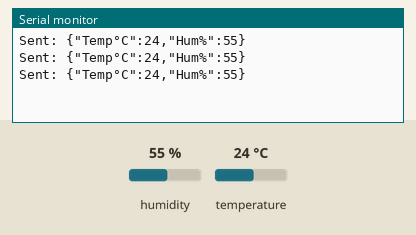
This sketch was run on a simulated Arduino Uno, built with avr-gcc and run on an emulated ATmega328P. Shown: the last lines printed to the serial monitor. The test bench sets the inputs (shaded band); at power-on: humidity 55 %, temperature 24 °C. No radio packets arrive unless stated.

Above: at 2.9 s.
3.0 s: humidity set to 22 %
At 5.8 s:
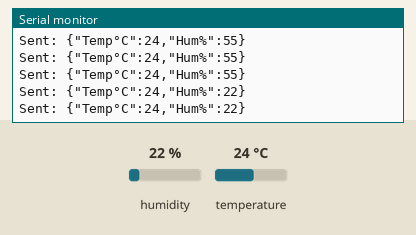
5.9 s: temperature set to 12 °C
At 7.4 s:
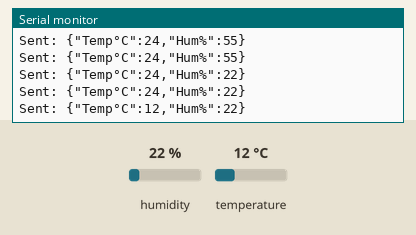
8.8 s: humidity set to 40 %
At 8.8 s:
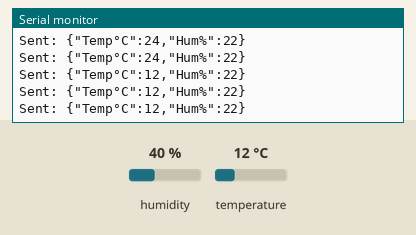
Timing chart, 0 to 11.8 s (numbered marks = the images above; inputs shaded):
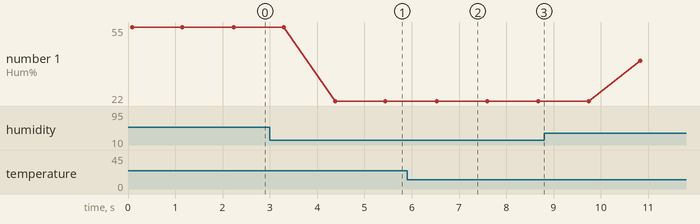

Measured:
- after the input at 3.0 s, the serial monitor: prints a new line after 1.4 s (image 1)
- after the input at 5.9 s, the serial monitor: prints a new line after 0.63 s (image 2)
- plotted number 1: 55 → 22 after the input at 3.0 s, 22 → 40 after the input at 8.8 s

The sketch:

Arduino_DHT11_433Mhz.ino
```cpp
#include <Adafruit_Sensor.h>
#include <ArduinoJson.h>
#include <RH_ASK.h>
#include <SPI.h>
#include <DHT.h>

#define DHT_PIN A0
#define DHT_TYPE DHT11
DHT dht(DHT_PIN, DHT_TYPE);

RH_ASK driver;

void setup() {
  Serial.begin(115200);
  dht.begin();
  driver.init();
}

void loop() {
  char msg[64];

  //Creates an object
  StaticJsonDocument<64> doc;
  JsonObject object = doc.to<JsonObject>();
  object["Temp°C"]= dht.readTemperature();//Adding the temperature data from the DHT reading to a JsonObject.
  object["Hum%"]= dht.readHumidity();//Adding the humidity data from the DHT reading to a JsonObject.
  serializeJson(doc, msg); // serialize the object and send the result to msg

  //sending data through RF433-mhz
  driver.send((uint8_t *)msg, strlen(msg));
  driver.waitPacketSent();

  Serial.print("Sent: ");
  Serial.println(msg);
  delay(1000);

}

//Code By Elin Lindberg
```
